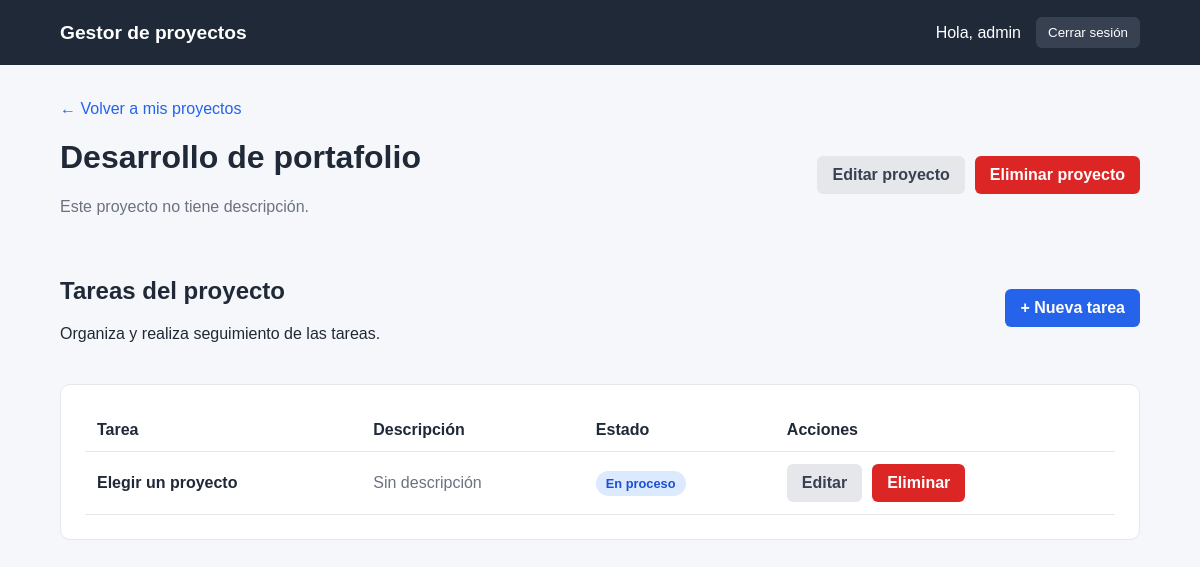
The page /proyectos/2/ (signed in) on the database as committed earlier.
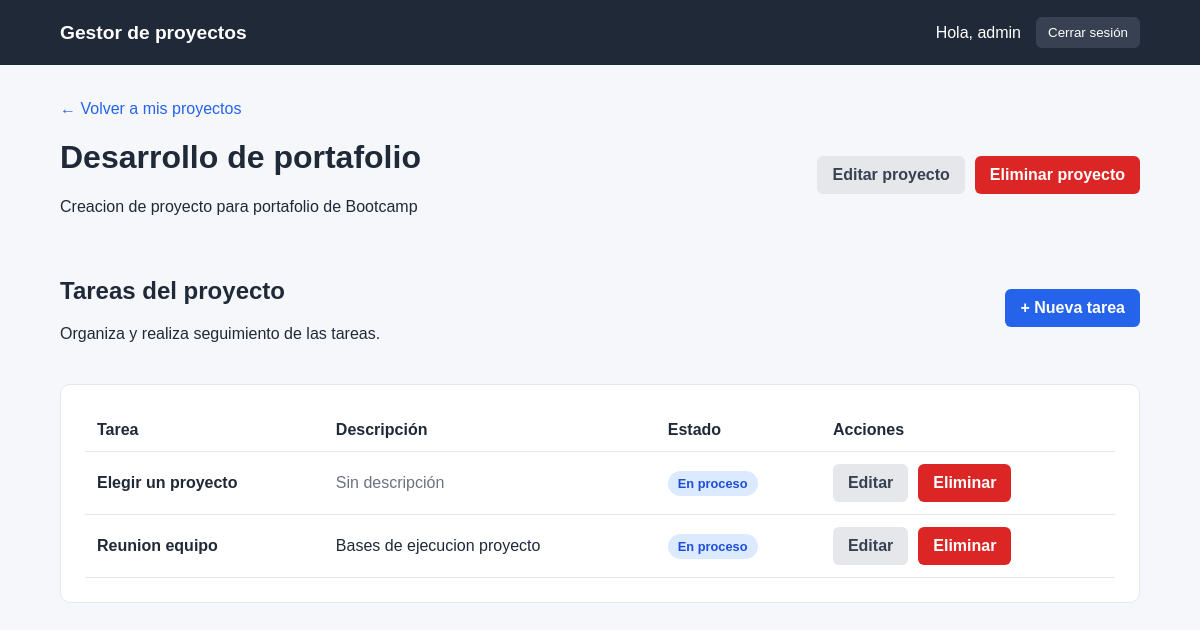
The same page on the database as committed later.
### tareas/models.py (models this page shows, shortened)
class Proyecto(models.Model):
    usuario = models.ForeignKey(settings.AUTH_USER_MODEL, on_delete=models.CASCADE, related_name="proyectos"
    )
    nombre = models.CharField(max_length=100)
    descripcion = models.TextField(blank=True)
    fecha_creacion = models.DateTimeField(auto_now_add=True)

class Tarea(models.Model):
    ESTADOS = [
        ("pendiente", "Pendiente"),
        ("en_proceso", "En proceso"),
        ("finalizada", "Finalizada"),
    ]
    proyecto = models.ForeignKey(Proyecto, on_delete=models.CASCADE, related_name="tareas")
    titulo = models.CharField(max_length=100)
    descripcion = models.TextField(blank=True)
    estado = models.CharField(
        max_length=20,
        choices=ESTADOS,
        default="pendiente"
    )
    fecha_creacion = models.DateTimeField(auto_now_add=True)

### tareas/views.py (the view)
# urls.py: path("proyectos/<int:pk>/", ProyectoDetailView.as_view(), name="proyecto_detail"),
class ProyectoDetailView(LoginRequiredMixin, DetailView):
    model = Proyecto
    template_name = "tareas/proyecto_detail.html"
    context_object_name = "proyecto"
    def get_queryset(self):
        return Proyecto.objects.filter(usuario=self.request.user).prefetch_related("tareas")

### tareas/templates/tareas/proyecto_detail.html (shortened to what this page needs)
{% extends 'base.html' %}
{% block content %}
<div class="breadcrumb">
    <a href="{% url 'proyecto_list' %}">
        ← Volver a mis proyectos
    </a>
</div>
<div class="page-header">
<div>
    <h1>{{ proyecto.nombre }}</h1>
    {% if proyecto.descripcion %}
        <p>{{ proyecto.descripcion }}</p>
    {% else %}
        <p class="muted">
            Este proyecto no tiene descripción.
        </p>
    {% endif %}
</div>
<div class="actions">
    <a
        class="btn-secondary"
        href="{% url 'proyecto_update' proyecto.pk %}"
    >
        Editar proyecto
    </a>
    <a
        class="btn-danger"
        href="{% url 'proyecto_delete' proyecto.pk %}"
    >
        Eliminar proyecto
    </a>
</div>
</div>
<div class="section-header">
<div>
    <h2>Tareas del proyecto</h2>
    <p>
        Organiza y realiza seguimiento de las tareas.
    </p>
</div>
<a
    class="btn"
    href="{% url 'tarea_create' proyecto.pk %}"
>
    + Nueva tarea
</a>
</div>
{% if proyecto.tareas.all %}
<div class="card">
    <table>
        <thead>
            <tr>
                <th>Tarea</th>
                <th>Descripción</th>
                <th>Estado</th>
                <th>Acciones</th>
            </tr>
        </thead>
        <tbody>
            {% for tarea in proyecto.tareas.all %}
                <tr>
                    <td>
                        <strong>{{ tarea.titulo }}</strong>
                    </td>
                    <td>
                        {% if tarea.descripcion %}
                            {{ tarea.descripcion }}
                        {% else %}
                            <span class="muted">
                                Sin descripción
                            </span>
                        {% endif %}
                    </td>
                    <td>
                        {% if tarea.estado == "pendiente" %}
                            <span class="badge badge-pendiente">
                                {{ tarea.get_estado_display }}
                            </span>
                        {% elif tarea.estado == "en_proceso" %}
                            <span class="badge badge-en_proceso">
                                {{ tarea.get_estado_display }}
                            </span>
                        {% else %}
                            <span class="badge badge-finalizada">
                                {{ tarea.get_estado_display }}
                            </span>
                        {% endif %}
                    </td>
                    <td>
                        <div class="table-actions">
                            <a
                                class="btn-secondary"
                                href="{% url 'tarea_update' tarea.pk %}"
                            >
                                Editar
                            </a>
                            <a
                                class="btn-danger"
                                href="{% url 'tarea_delete' tarea.pk %}"
                            >
                                Eliminar
                            </a>
                        </div>
                    </td>
                </tr>
            {% endfor %}
        </tbody>
    </table>
</div>
{% endif %}
{% endblock %}

### tareas/templates/base.html (shortened to what this page needs)
{% load static %}
<!doctype html>
<html lang="es">
<head>
<link rel="stylesheet" href="{% static 'css/styles.css' %}">
</head>
<body>
<header class="site-header">
    <nav class="container nav">
    <a class="brand" href="{% url 'proyecto_list' %}">
        Gestor de proyectos
    </a>
    <div class="nav-links">
        {% if user.is_authenticated %}
            <span>
                Hola, {{ user.username }}
            </span>
            <form method="post" action="{% url 'logout' %}">
                <button type="submit" class="link-button">
                    Cerrar sesión
                </button>
            </form>
        {% endif %}
    </div>
</nav>
</header>
<main class="container page">
{% block content %}
{% endblock %}
</main>
</body>
</html>

### static/css/styles.css (style rules this page uses)
* { box-sizing: border-box; }
body { margin: 0; font-family: Arial, sans-serif; background: #f5f7fb; color: #1f2937; }
a { color: #2563eb; text-decoration: none; }
.container { width: 90%; max-width: 1100px; margin: auto; }
.site-header { background: #1f2937; color: white; }
.nav { min-height: 65px; display: flex; align-items: center; justify-content: space-between; }
.brand { color: white; font-weight: bold; font-size: 1.2rem; }
.nav-links { display: flex; gap: 15px; align-items: center; }
.nav-links a, .nav-links span { color: white; }
.link-button { padding: 8px 12px; border: 0; border-radius: 6px; background: #374151; color: white; cursor: pointer; }
.page { padding: 35px 0; }
.page-header, .section-header { display: flex; justify-content: space-between; align-items: center; margin-bottom: 25px; }
.muted { color: #6b7280; }
.card { background: white; padding: 24px; border: 1px solid #e5e7eb; border-radius: 10px; }
.btn, .btn-secondary, .btn-danger { display: inline-block; padding: 10px 15px; border: 0; border-radius: 6px; font-weight: bold; cursor: pointer; }
.btn { background: #2563eb; color: white; }
.btn-secondary { background: #e5e7eb; color: #374151; }
.btn-danger { background: #dc2626; color: white; }
.actions, .table-actions { display: flex; gap: 10px; flex-wrap: wrap; }
table { width: 100%; border-collapse: collapse; background: white; }
th, td { padding: 12px; border-bottom: 1px solid #e5e7eb; text-align: left; }
.badge { padding: 5px 10px; border-radius: 15px; font-weight: bold; font-size: 0.8rem; }
.badge-en_proceso { background: #dbeafe; color: #1d4ed8; }

Rows that differ between the two databases and show on the page:
changed Proyecto "Desarrollo de portafolio": descripcion (not shown) → "Creacion de proyecto para portafolio de Bootcamp"
added Tarea: titulo "Reunion equipo", descripcion "Bases de ejecucion proyecto", estado "En proceso"
Other text that changed with them:
text no longer shown: "Este proyecto no tiene descripción."
